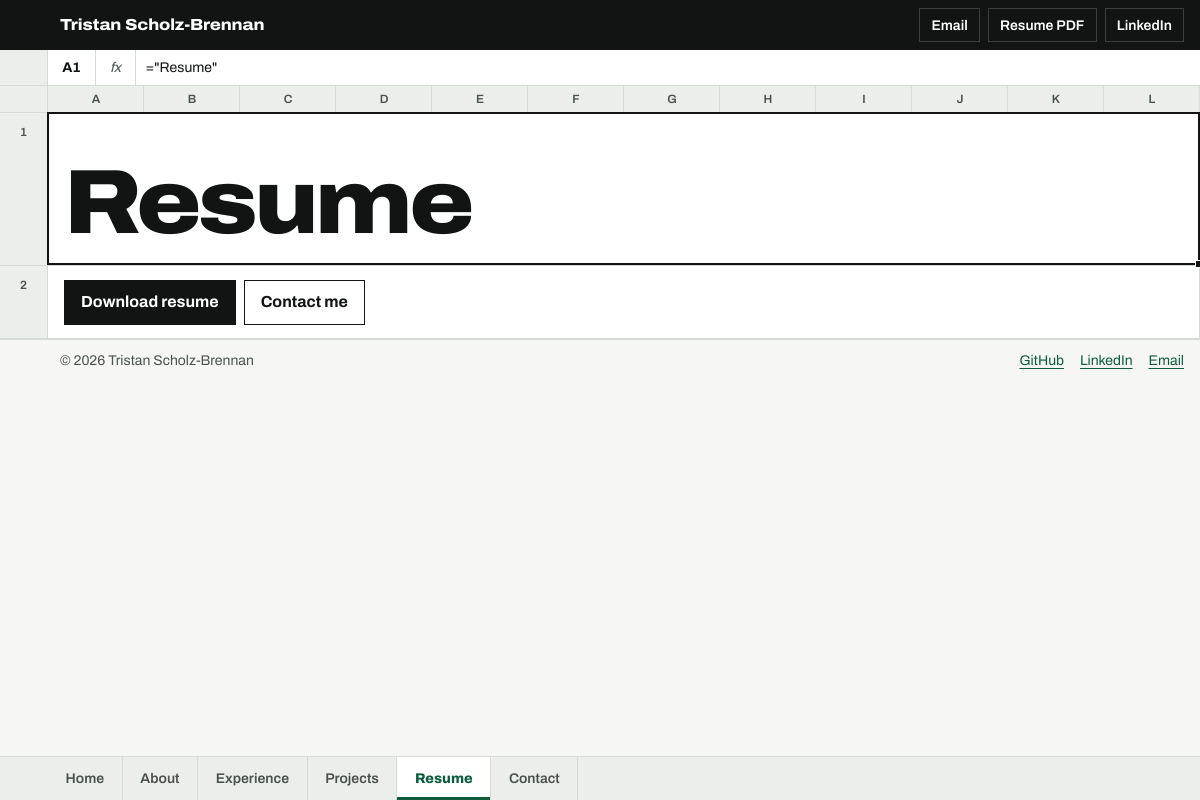
/resume, run on an earlier commit of the app's database.
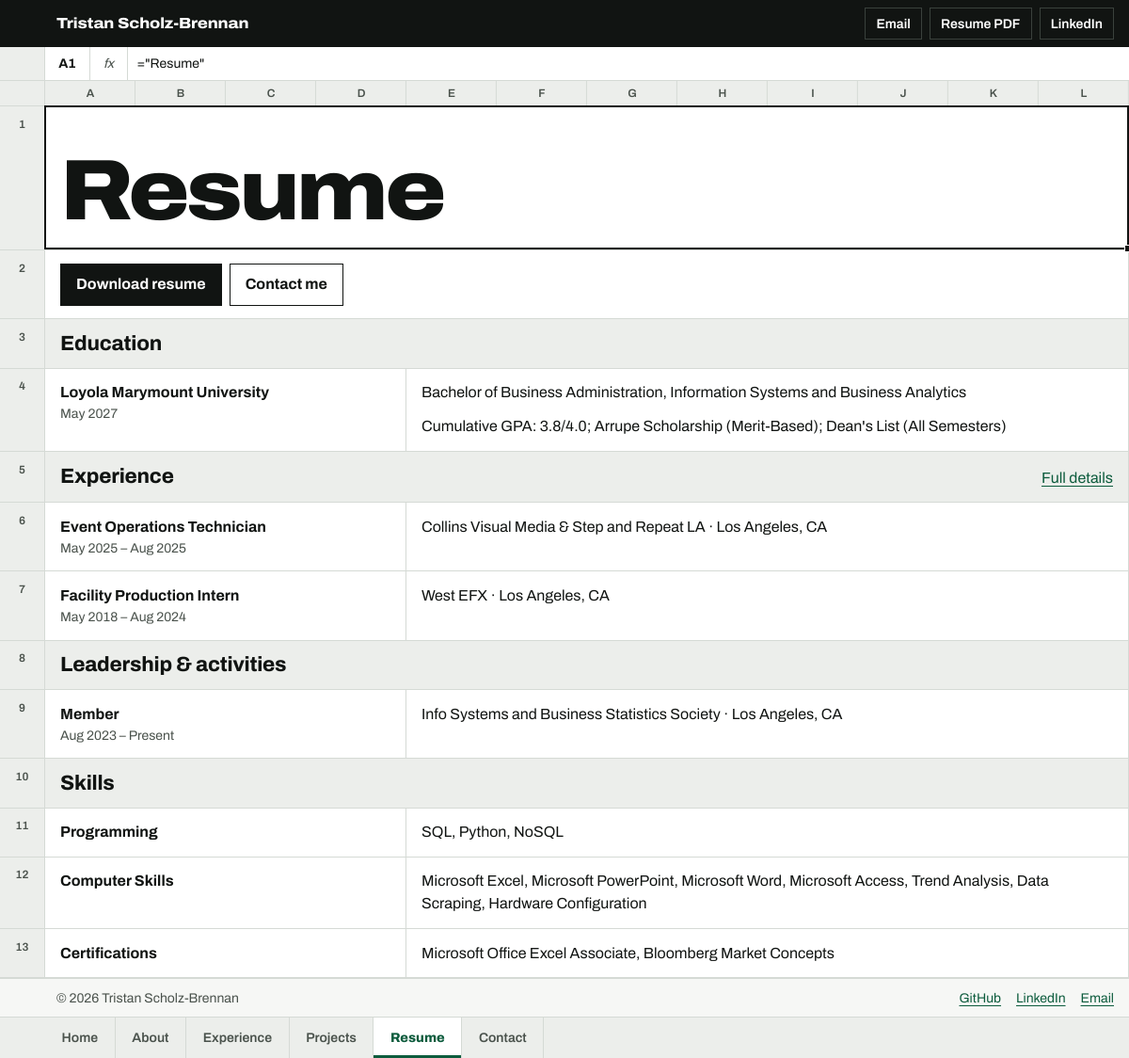
And on a later commit of the database.
### app/models.py (models this page shows)
class Profile(Base):
    __tablename__ = "profiles"
    id = Column(Integer, primary_key=True, index=True)
    full_name = Column(String(255), nullable=True)
    headline = Column(String(255), nullable=False)
    summary = Column(Text, nullable=False)
    location = Column(String(255), default="Remote")
    email = Column(String(255), nullable=False)
    linkedin_url = Column(String(255), nullable=True)
    github_url = Column(String(255), nullable=True)
    resume_url = Column(String(255), nullable=True)
    profile_image = Column(String(255), nullable=True)
    focus_area = Column(String(255), default="Data & AI")
    seeking = Column(String(255), nullable=True)
    about = Column(Text, nullable=True)
    highlights = Column(JSON, default=list)

class Education(Base):
    __tablename__ = "education"
    id = Column(Integer, primary_key=True, index=True)
    institution = Column(String(255), nullable=False)
    degree = Column(String(255), nullable=False)
    dates = Column(String(255), nullable=True)
    field_of_study = Column(String(255), nullable=True)
    details = Column(Text, nullable=True)

class Experience(Base):
    __tablename__ = "experiences"
    id = Column(Integer, primary_key=True, index=True)
    role_title = Column(String(255), nullable=False)
    company_name = Column(String(255), nullable=False)
    start_date = Column(String(50), nullable=False)
    end_date = Column(String(50), nullable=True)
    location = Column(String(255), nullable=True)
    summary = Column(Text, nullable=False)
    bullet_points = Column(JSON, default=list)
    impact_notes = Column(JSON, default=list)
    skills = Column(JSON, default=list)
    category = Column(String(50), default="work")

class Skill(Base):
    __tablename__ = "skills"
    id = Column(Integer, primary_key=True, index=True)
    name = Column(String(255), nullable=False)
    category = Column(String(255), nullable=False)
    proficiency = Column(String(255), nullable=True)

### app/main.py (the view)
@app.get("/resume", response_class=HTMLResponse)
async def resume(request: Request):
    profile = get_public_profile()
    experiences = get_experiences()
    return templates.TemplateResponse(
        "resume.html",
        {
            "request": request,
            "profile": profile,
            "experiences": experiences,
            "education": get_education(),
            "skills": get_skills_by_category(),
        },
    )

### templates/resume.html (shortened to what this page needs)
{% extends "base.html" %}
{% block content %}
{% set work = experiences | rejectattr('category', 'equalto', 'activity') | list %}
{% set activities = experiences | selectattr('category', 'equalto', 'activity') | list %}
<div class="r">
  <div class="c s12 name-cell"><h1>Resume</h1></div>
</div>
<div class="r">
  <div class="c s12 btn-row">
    {% if profile.resume_url and profile.resume_url != '/resume' %}
    <a class="btn primary" href="{{ profile.resume_url }}" download>Download resume</a>
    {% endif %}
    <a class="btn" href="/contact">Contact me</a>
  </div>
</div>
{% if education %}
<div class="r"><div class="c s12 head-cell"><h2>Education</h2></div></div>
{% for school in education %}
<div class="r">
  <div class="c s4 who"><strong>{{ school.institution }}</strong><span>{{ school.dates or '' }}</span></div>
  <div class="c s8">
    <p>{{ school.degree }}{% if school.field_of_study %}, {{ school.field_of_study }}{% endif %}</p>
    {% if school.details %}<p>{{ school.details }}</p>{% endif %}
  </div>
</div>
{% endfor %}
{% endif %}
{% for heading, items in [('Experience', work), ('Leadership & activities', activities)] if items %}
<div class="r"><div class="c s12 head-cell"><h2>{{ heading }}</h2>{% if loop.first %}<a href="/experience">Full details</a>{% endif %}</div></div>
{% for item in items %}
<div class="r">
  <div class="c s4 who"><strong>{{ item.role_title }}</strong><span>{{ item.start_date }} – {{ item.end_date or 'Present' }}</span></div>
  <div class="c s8"><p>{{ item.company_name }}{% if item.location %} · {{ item.location }}{% endif %}</p></div>
</div>
{% endfor %}
{% endfor %}
{% if skills %}
<div class="r"><div class="c s12 head-cell"><h2>Skills</h2></div></div>
{% for category, names in skills.items() %}
<div class="r">
  <div class="c s4"><strong>{{ category }}</strong></div>
  <div class="c s8">{{ names | join(', ') }}</div>
</div>
{% endfor %}
{% endif %}
{% endblock %}

### templates/base.html (shortened to what this page needs)
{% set person = profile.full_name or profile.headline %}
{% set has_resume = profile.resume_url and profile.resume_url != '/resume' %}
{% set path = request.url.path %}
<!doctype html>
<html lang="en">
  <head>
    <link rel="stylesheet" href="/static/css/site.css" />
  </head>
  <body>
    <header class="titlebar">
      <a class="brand" href="/">{{ person }}</a>
      <div class="tools">
        <a class="tool" href="mailto:{{ profile.contact_links.email }}">Email</a>
        {% if has_resume %}<a class="tool" href="{{ profile.resume_url }}" download>Resume PDF</a>{% endif %}
        {% if profile.contact_links.linkedin %}<a class="tool" href="{{ profile.contact_links.linkedin }}">LinkedIn</a>{% endif %}
      </div>
    </header>
    <div class="formula-bar" aria-hidden="true">
      <span></span>
      <span class="namebox" data-namebox>A1</span>
      <span class="fx">fx</span>
      <span class="formula"><span class="formula-text" data-formula-out>="{{ person }}"</span></span>
    </div>
    <main id="main" class="sheet">
      <div class="colhead" aria-hidden="true">
        <span></span>{% for letter in "ABCDEFGHIJKL" %}<span>{{ letter }}</span>{% endfor %}
      </div>
      {% block content %}{% endblock %}
    </main>
    <footer class="statusbar">
      <p>© 2026 {{ person }}</p>
      <div class="footer-links">
        <a href="{{ profile.contact_links.github }}">GitHub</a>
        <a href="{{ profile.contact_links.linkedin }}">LinkedIn</a>
        <a href="mailto:{{ profile.contact_links.email }}">Email</a>
      </div>
    </footer>
    <nav class="tabs" aria-label="Pages">
      {% for href, label in [('/', 'Home'), ('/about', 'About'), ('/experience', 'Experience'), ('/projects', 'Projects'), ('/resume', 'Resume'), ('/contact', 'Contact')] %}
      <a href="{{ href }}"{% if path == href or (href != '/' and path.startswith(href)) %} aria-current="page"{% endif %}>{{ label }}</a>
      {% endfor %}
    </nav>
  </body>
</html>

What changed in the data, as far as the page shows it:
now on this page (row edited): Profile: full_name "Tristan Scholz-Brennan"
added Education: institution "Loyola Marymount University", dates "May 2027", degree "Bachelor of Business Administration", field_of_study "Information Systems and Business Analytics", details "Cumulative GPA: 3.8/4.0; Arrupe Scholarship (Merit-Based); Dean's List (All Semesters)"
added Experience: role_title "Event Operations Technician", start_date "May 2025", end_date "Aug 2025", company_name "Collins Visual Media & Step and Repeat LA", location "Los Angeles, CA", shown under "Experience"
now on this page (row edited): Experience: role_title "Facility Production Intern", start_date "May 2018", end_date "Aug 2024", company_name "West EFX", location "Los Angeles, CA", shown under "Experience"
added Experience: role_title "Member", start_date "Aug 2023", end_date "Present", company_name "Info Systems and Business Statistics Society", location "Los Angeles, CA", shown under "Leadership & activities"
added Skill: category "Programming", names "SQL, Python, NoSQL"
added Skill: category "Computer Skills", names "Microsoft Excel, Microsoft PowerPoint, Microsoft Word, Microsoft Access, Trend Analysis, Data Scraping, Hardware Configuration"
added Skill: category "Certifications", names "Microsoft Office Excel Associate, Bloomberg Market Concepts"
Also different on the page:
{{ person }}: "Tristan Scholz-Brennan" → (not shown)
text now shown: "Education Skills"
new list line: "Experience Full details"
new list line: "Leadership & activities"
